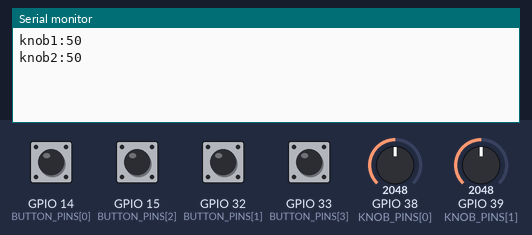
Simulated run of this sketch. Board: ESP32. On the bench: the last lines printed to the serial monitor. Inputs (shaded band) come from the test bench; at power-on: GPIO 14 (BUTTON_PINS[0]), GPIO 15 (BUTTON_PINS[2]), GPIO 32 (BUTTON_PINS[1]), GPIO 33 (BUTTON_PINS[3]) HIGH, GPIO 38 (KNOB_PINS[0]) = 2048, GPIO 39 (KNOB_PINS[1]) = 2048.

Above: at 1.2 s.
1.3 s: GPIO 14 (BUTTON_PINS[0]) pulled LOW for 0.15 s
At 2.6 s:
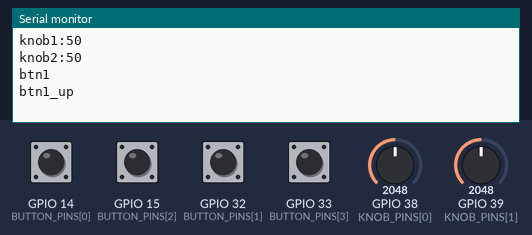
2.9 s: GPIO 38 (KNOB_PINS[0]) set to 2866
At 3.3 s:
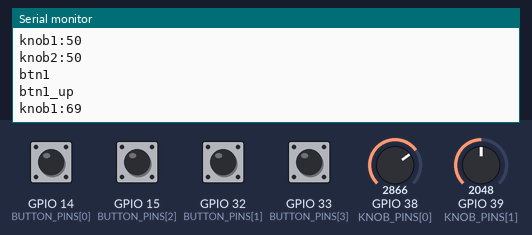
4.4 s: GPIO 39 (KNOB_PINS[1]) set to 2866
At 5.6 s:
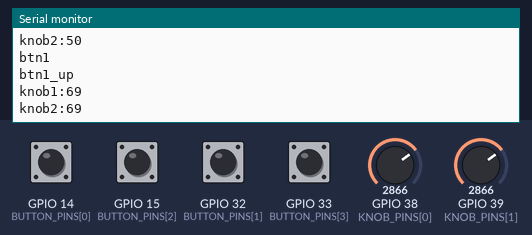
5.9 s: GPIO 15 (BUTTON_PINS[2]) pulled LOW for 0.15 s
At 6.03 s:
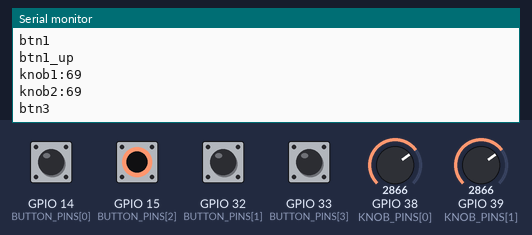
7.5 s: GPIO 32 (BUTTON_PINS[1]) pulled LOW for 0.15 s
At 8.5 s:
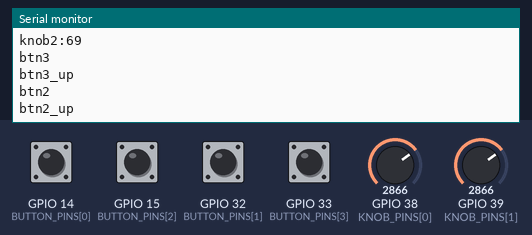
9.1 s: GPIO 33 (BUTTON_PINS[3]) pulled LOW for 0.15 s
At 9.7 s:
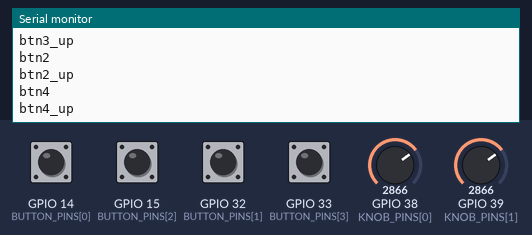
Timing chart, 0 to 11.7 s (numbered marks = the images above; inputs shaded):
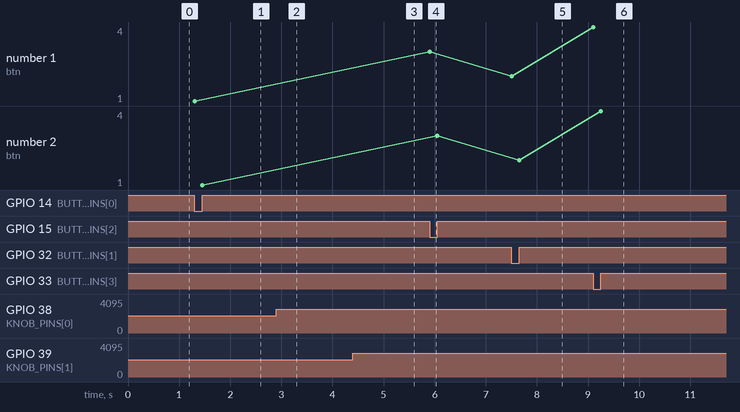

The sketch:

z_board.ino
```cpp
// ─────────────────────────────────────────────
// z_board.ino
// Music Machine: board starter (Adafruit HUZZAH32 / ESP32 Feather)
//
// READ your buttons and knobs
// SEND what happened to Processing over USB (serial, 115200)
//
// One message per line:
//   button pressed   ->  btn1
//   button let go    ->  btn1_up
//   knob turned      ->  knob1:57      (0 to 100)
//
// Processing (starter_sketch) RECEIVES these and USES them to play sound.
// ─────────────────────────────────────────────


// ── BUTTONS ──────────────────────────────────
// wire each button: one leg to the pin, the other leg to GND
// (no resistor needed, the board's built-in pullup handles it)

const int NUM_BUTTONS = 4;
const int BUTTON_PINS[NUM_BUTTONS]          = {14, 32, 15, 33};
const char* BUTTON_NAMES[NUM_BUTTONS]       = {"btn1", "btn2", "btn3", "btn4"};


// ── KNOBS ────────────────────────────────────
// wire each knob (potentiometer): outer legs to 3V and GND, middle leg to the pin
// A2 = GPIO 34, A3 = GPIO 39, A4 = GPIO 36
// heads up: a knob pin with nothing plugged in sends random numbers.
// if you don't have knobs yet, set NUM_KNOBS to 0.

const int NUM_KNOBS = 2;
const int KNOB_PINS[]                       = {A2, A3};
const char* KNOB_NAMES[]                    = {"knob1", "knob2"};


// ── SETTINGS ─────────────────────────────────

const int DEBOUNCE_MS  = 30;  // ignore button bounce shorter than this
const int KNOB_STEP    = 2;   // only send a knob when it moves at least this much


// ── STATE (you don't need to touch this) ─────

bool lastPressed[NUM_BUTTONS];
unsigned long lastChange[NUM_BUTTONS];
int lastKnob[8];


void setup() {
  Serial.begin(115200);

  for (int i = 0; i < NUM_BUTTONS; i++) {
    pinMode(BUTTON_PINS[i], INPUT_PULLUP);
    lastPressed[i] = false;
    lastChange[i] = 0;
  }

  for (int i = 0; i < NUM_KNOBS; i++) {
    lastKnob[i] = -100;  // forces every knob to send once at startup
  }
}


void loop() {
  readButtons();
  readKnobs();
  delay(5);
}


// ── READ + SEND: BUTTONS ─────────────────────

void readButtons() {
  for (int i = 0; i < NUM_BUTTONS; i++) {
    // READ: pullup means LOW = pressed
    bool pressed = digitalRead(BUTTON_PINS[i]) == LOW;

    if (pressed != lastPressed[i] && millis() - lastChange[i] > DEBOUNCE_MS) {
      lastPressed[i] = pressed;
      lastChange[i] = millis();

      // SEND
      if (pressed) {
        Serial.println(BUTTON_NAMES[i]);
      } else {
        Serial.print(BUTTON_NAMES[i]);
        Serial.println("_up");
      }
    }
  }
}


// ── READ + SEND: KNOBS ───────────────────────

void readKnobs() {
  for (int i = 0; i < NUM_KNOBS; i++) {
    // READ: average a few readings so the number doesn't jitter
    long total = 0;
    for (int s = 0; s < 8; s++) total += analogRead(KNOB_PINS[i]);
    int raw = total / 8;                    // 0 to 4095
    int value = map(raw, 0, 4095, 0, 100);  // 0 to 100

    // SEND only when it really moved
    if (abs(value - lastKnob[i]) >= KNOB_STEP) {
      lastKnob[i] = value;
      Serial.print(KNOB_NAMES[i]);
      Serial.print(":");
      Serial.println(value);
    }
  }
}
```

Measured:
- after the input at 1.3 s, the serial monitor: prints a new line at once (image 1)
- after the input at 2.9 s, the serial monitor: prints a new line at once (image 2)
- after the input at 4.4 s, the serial monitor: prints a new line at once (image 3)
- after the input at 5.9 s, the serial monitor: prints a new line at once (image 4)
- after the input at 7.5 s, the serial monitor: prints a new line at once (image 5)
- after the input at 9.1 s, the serial monitor: prints a new line at once (image 6)
- plotted number 1: 1 → 3 after the input at 5.9 s, 3 → 2 after the input at 7.5 s, 2 → 4 after the input at 9.1 s
- plotted number 2: 1 → 3 after the input at 5.9 s, 3 → 2 after the input at 7.5 s, 2 → 4 after the input at 9.1 s
